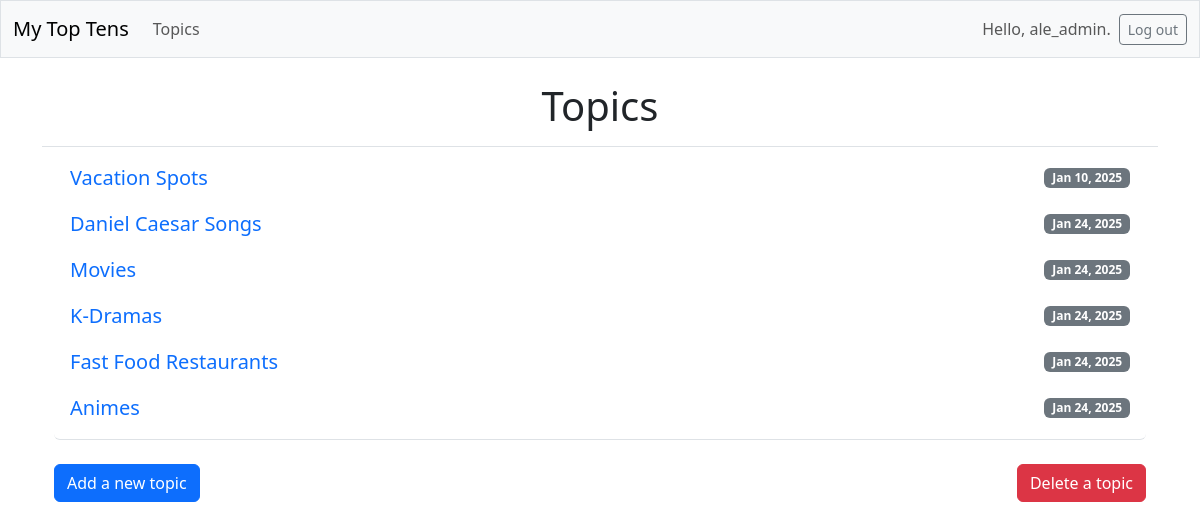
The app's page /topics/ (signed in) with its own data.
### my_top_tens/models.py (models this page shows, shortened)
class Topic(models.Model):
    text = models.CharField(max_length=200)
    description = models.TextField(blank=True, null=True)
    date_added = models.DateTimeField(auto_now_add=True)
    owner = models.ForeignKey(User, on_delete=models.CASCADE)

### my_top_tens/views.py (the view)
# urls.py: path('topics/', views.topics, name='topics'),
@login_required
def topics(request): #Only ran if the user is logged in
    topics = Topic.objects.filter(owner=request.user).order_by('date_added')
    context = {'topics': topics}
    return render(request, 'my_top_tens/topics.html', context)

### my_top_tens/templates/my_top_tens/topics.html
{% extends 'my_top_tens/base.html' %}
{% block page_header %}
  <h1 class="text-center">Topics</h1>
{% endblock page_header %}
{% block content %}
  <div class="container">
    <ul class="list-group border-bottom pb-2 mb-4">
      {% for topic in topics %}
        <li class="list-group-item border-0 d-flex justify-content-between align-items-center">
          <a href="{% url 'my_top_tens:topic' topic.id %}" class="text-decoration-none text-primary fs-5">
            {{ topic.text }}
          </a>
          <span class="badge bg-secondary">{{ topic.date_added|date:"M d, Y" }}</span>
        </li>
      {% empty %}
        <li class="list-group-item border-0 text-center">No topics have been added yet.</li>
      {% endfor %}
    </ul>
    <div class="d-flex justify-content-between">
      <a href="{% url 'my_top_tens:new_topic' %}" class="btn btn-primary">Add a new topic</a>
      <a href="{% url 'my_top_tens:select_topic_to_delete' %}" class="btn btn-danger">Delete a topic</a>
    </div>
  </div>
{% endblock content %}

### my_top_tens/templates/my_top_tens/base.html (shortened to what this page needs)
<!doctype html>
<html lang="en">
<head>
  {% load django_bootstrap5 %}
  {% bootstrap_css %}
</head>
<body>
  <nav class="navbar navbar-expand-md navbar-light bg-light mb-4 border">
    <div class="container-fluid">
      <a class="navbar-brand" href="{% url 'my_top_tens:index' %}">
        My Top Tens</a>
      <div class="collapse navbar-collapse" id="navbarCollapse">
        <ul class="navbar-nav me-auto mb-2 mb-md-0">
          <li class="nav-item">
            <a class ="nav-link" href="{% url 'my_top_tens:topics' %}">
              Topics</a></li>
        </ul>
        <ul class="navbar-nav ms-auto mb-2 mb-md-0">
          {% if user.is_authenticated %}
            <li class="nav-item">
              <span class ="navbar-text me-2">Hello, {{ user.username }}.
              </span></li>
          {% endif %}
        </ul>
        {% if user.is_authenticated %}
          <form action="{% url 'accounts:logout' %}" method='post'>
            <button name='submit' class='btn btn-outline-secondary btn-sm'>
              Log out</button>
          </form>
        {% endif %}
      </div>
    </div>
  </nav>
  <main class="container">
    <div class="pb-2 mb-2 border-bottom">
      {% block page_header %}{% endblock page_header %}
    </div>
    <div>
      {% block content %}{% endblock content%}
    </div>
  </main>
</body>
</html>

### records on screen
Topic: text "Vacation Spots", date_added "Jan 10, 2025"
Topic: text "Daniel Caesar Songs", date_added "Jan 24, 2025"
Topic: text "Movies", date_added "Jan 24, 2025"
Topic: text "K-Dramas", date_added "Jan 24, 2025"
Topic: text "Fast Food Restaurants", date_added "Jan 24, 2025"
Topic: text "Animes", date_added "Jan 24, 2025"

### other values on screen
{{ user.username }} "ale_admin"
